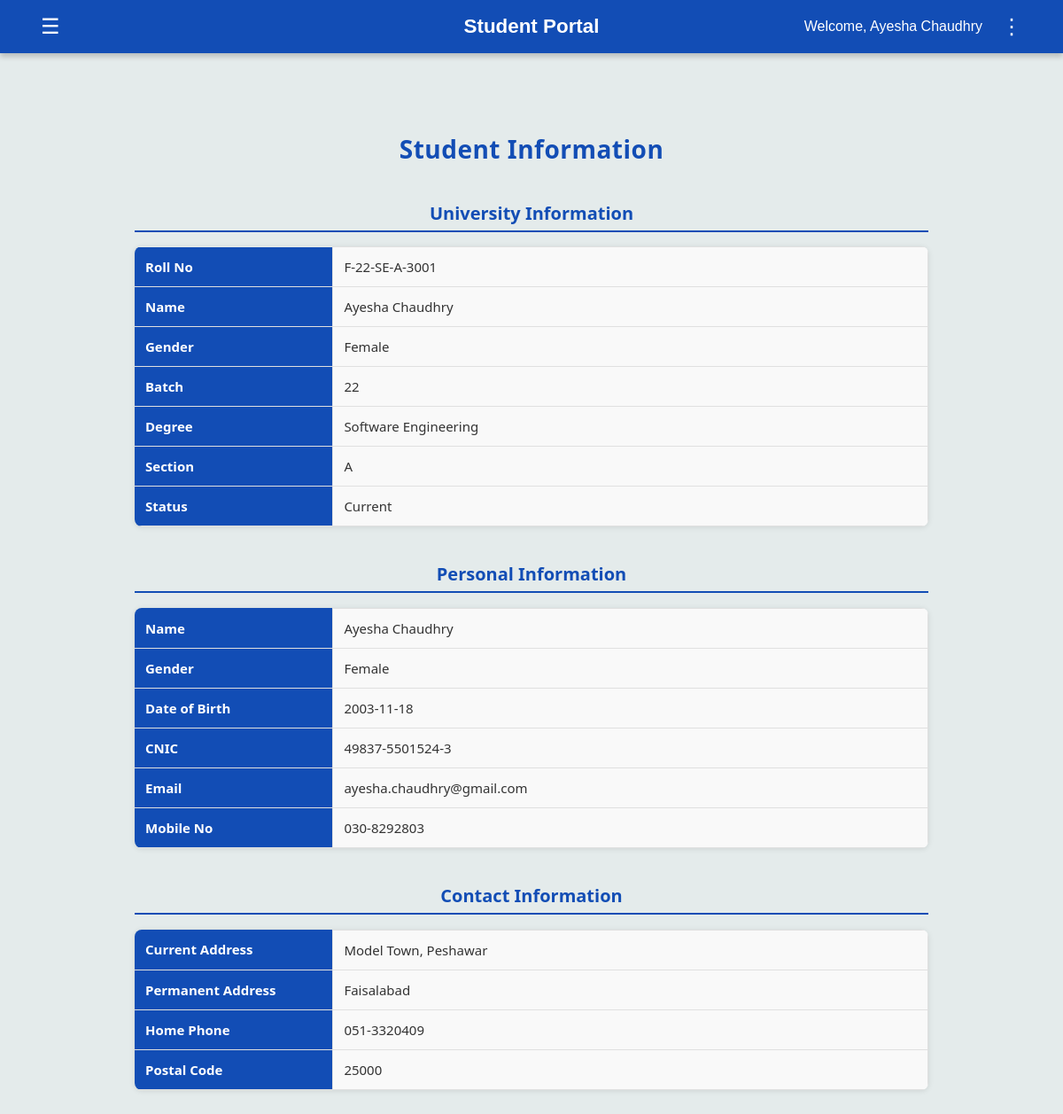
The page /student_home (signed in) on the database its author committed.
### tables this page shows
CREATE TABLE students (
        Roll_No TEXT PRIMARY KEY,
        Name TEXT,
        Gender TEXT,
        DOB TEXT,
        CNIC TEXT,
        Email TEXT,
        Mobile_No TEXT,
        Current_Address TEXT,
        Permanent_Address TEXT,
        Home_Phone TEXT,
        Postal_Code TEXT,
        Password TEXT
    );

### app.py (the view)
@app.route('/student_home')
def student_home():
    if 'user' not in session:
        return redirect(url_for('student_login'))
    sid = session['user']
    conn = sqlite3.connect('flake.db')
    conn.row_factory = sqlite3.Row
    cur = conn.cursor()
    cur.execute("SELECT * FROM students WHERE Roll_No = ?", (sid,))
    student = cur.fetchone()
    conn.close()
    roll_no = student['Roll_No']
    roll_parts = roll_no.split('-')
    batch = roll_parts[1] if len(roll_parts) > 1 else "N/A"
    degree_code = roll_parts[2] if len(roll_parts) > 2 else "N/A"
    section = roll_parts[3][0] if len(roll_parts) > 3 else "N/A"
    degree_map = {
        'SE': 'Software Engineering',
        'AI': 'Artificial Intelligence',
        'DS': 'Data Science',
        'CY': 'Cyber Security'
    }
    degree_name = degree_map.get(degree_code, degree_code)
    return render_template(
        'home_S.html',
        student=student,
        batch=batch,
        degree_name=degree_name,
        section=section
    )

### templates/home_S.html (shortened to what this page needs)
{% extends "student_dashboard.html" %}
{% block content %}
<link rel="stylesheet" href="{{ url_for('static', filename='css/home_T.css') }}">
<div class="container">
  <h1 class="main-heading">Student Information</h1>
  <h2 class="section-heading">University Information</h2>
  <table class="info-table">
    <tr>
      <th>Roll No</th>
      <td>{{ student['Roll_No'] }}</td>
    </tr>
    <tr>
      <th>Name</th>
      <td>{{ student['Name'] }}</td>
    </tr>
    <tr>
      <th>Gender</th>
      <td>{{ student['Gender'] }}</td>
    </tr>
    <tr>
      <th>Batch</th>
      <td>{{ batch }}</td>
    </tr>
    <tr>
      <th>Degree</th>
      <td>{{ degree_name }}</td>
    </tr>
    <tr>
      <th>Section</th>
      <td>{{ section }}</td>
    </tr>
    <tr>
      <th>Status</th>
      <td>Current</td>
    </tr>
  </table>
  <h2 class="section-heading">Personal Information</h2>
  <table class="info-table">
    <tr>
      <th>Name</th>
      <td>{{ student['Name'] }}</td>
    </tr>
    <tr>
      <th>Gender</th>
      <td>{{ student['Gender'] }}</td>
    </tr>
    <tr>
      <th>Date of Birth</th>
      <td>{{ student['DOB'] }}</td>
    </tr>
    <tr>
      <th>CNIC</th>
      <td>{{ student['CNIC'] }}</td>
    </tr>
    <tr>
      <th>Email</th>
      <td>{{ student['Email'] }}</td>
    </tr>
    <tr>
      <th>Mobile No</th>
      <td>{{ student['Mobile_No'] }}</td>
    </tr>
  </table>
  <h2 class="section-heading">Contact Information</h2>
  <table class="info-table">
    <tr>
      <th>Current Address</th>
      <td>{{ student['Current_Address'] }}</td>
    </tr>
    <tr>
      <th>Permanent Address</th>
      <td>{{ student['Permanent_Address'] }}</td>
    </tr>
    <tr>
      <th>Home Phone</th>
      <td>{{ student['Home_Phone'] }}</td>
    </tr>
    <tr>
      <th>Postal Code</th>
      <td>{{ student['Postal_Code'] }}</td>
    </tr>
  </table>
</div>
{% endblock %}

### templates/student_dashboard.html (shortened to what this page needs)
<!DOCTYPE html>
<html lang="en">
  <head>
    <link
      rel="stylesheet"
      href="{{ url_for('static', filename='portal_template.css') }}"
    />
    <link
      rel="stylesheet"
      href="https://cdnjs.cloudflare.com/ajax/libs/font-awesome/6.5.0/css/all.min.css"
    />
  </head>
  <body>
    <header>
      <button class="left-btn" id="menuToggle">&#9776;</button>
      <h1 class="portal-title"><b>Student Portal</b></h1>
      <div class="user-info">
        <span>Welcome, {{ session.get('user_name', 'Student') }}</span>
        <button class="options-btn" id="optionsToggle">&#8942;</button>
      </div>
    </header>
    <main>
      {% block content %}{% endblock %}
    </main>
  </body>
</html>

### static/portal_template.css (style rules this page uses)
body { margin: 0; font-family: Arial, Helvetica, sans-serif; background-color: #E4EBEB; color: #333; }
header { background-color: #124DB5; display: flex; justify-content: space-between; align-items: center; padding: 15px 40px; color: white; box-shadow: 0 4px 6px rgba(0,0,0,0.2); position: relative; }
.left-btn, .options-btn { background: none; border: none; color: white; font-size: 24px; cursor: pointer; position: relative; }
.user-info { display: flex; align-items: center; gap: 15px; position: relative; }
main { padding: 40px; text-align: center; }
.portal-title { position: absolute; left: 50%; transform: translateX(-50%); font-size: 1.4rem; font-weight: bold; }
table { width: 100%; border-collapse: collapse; }
th, td { padding: 10px 12px; border-bottom: 1px solid #e0e0e0; text-align: left; font-size: 14px; }
th { background-color: #124DB5; color: white; }
.container { width: 80%; margin: 0 auto; font-family: Arial, sans-serif; }
h2 { border-bottom: 2px solid #124DB5; padding-bottom: 5px; margin-top: 30px; }
.info-table { width: 100%; border-collapse: collapse; margin-top: 10px; }
.info-table th { text-align: left; background-color: #124DB5; color: white; padding: 10px; width: 25%; }
.info-table td { border: 1px solid #ddd; padding: 10px; }

### static/home_T.css (style rules this page uses)
.container { width: 80%; max-width: 1000px; margin: 0 auto; font-family: "Segoe UI", Arial, sans-serif; padding: 30px 0; color: #333; }
.main-heading { color: #124DB5; text-align: center; margin-bottom: 25px; font-size: 28px; font-weight: 700; letter-spacing: 0.5px; }
.section-heading { color: #124DB5; border-bottom: 2px solid #124DB5; padding-bottom: 6px; margin-top: 40px; font-size: 20px; font-weight: 600; }
.info-table { width: 100%; border-collapse: collapse; margin-top: 12px; box-shadow: 0 1px 6px rgba(0, 0, 0, 0.1); border-radius: 8px; overflow: hidden; }
.info-table th { text-align: left; background-color: #124DB5; color: #fff; padding: 12px; width: 25%; font-weight: 600; font-size: 15px; }
.info-table td { border: 1px solid #e0e0e0; padding: 12px; background-color: #f9f9f9; font-size: 15px; }

### rows shown on the page
students: get "Ayesha Chaudhry", Roll_No "F-22-SE-A-3001", Name "Ayesha Chaudhry", Gender "Female", DOB "2003-11-18", CNIC "49837-5501524-3", Email "ayesha.chaudhry@gmail.com", Mobile_No "030-8292803", Current_Address "Model Town, Peshawar", Permanent_Address "Faisalabad", Home_Phone "051-3320409", Postal_Code "25000"

### other values the page prints
{{ batch }} "22"
{{ degree_name }} "Software Engineering"
{{ section }} "A"
